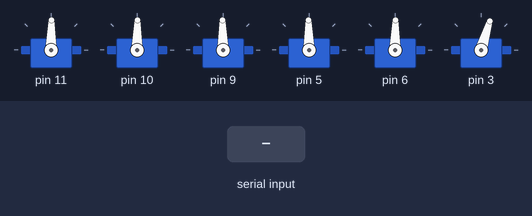
A sketch run on a simulated Arduino Uno, built with avr-gcc and run on an emulated ATmega328P. Parts: 6 × servo. The test bench sets the inputs (shaded band).

Above: at 9.0 s.
9.1 s: "q" received over Serial
At 11.5 s:
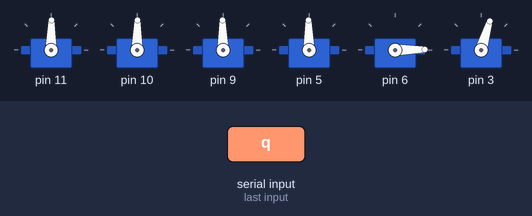
12.1 s: "e" received over Serial
At 16.9 s:
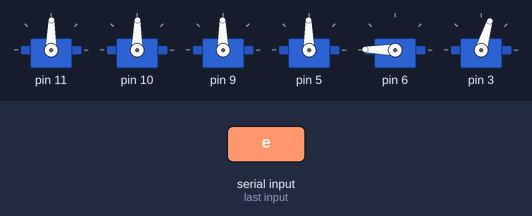
17.2 s: "q" received over Serial
At 17.96 s:
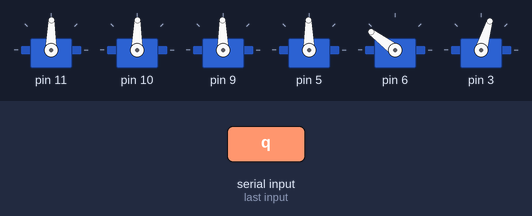
Timing chart, 0 to 22.3 s (numbered marks = the images above; inputs shaded):
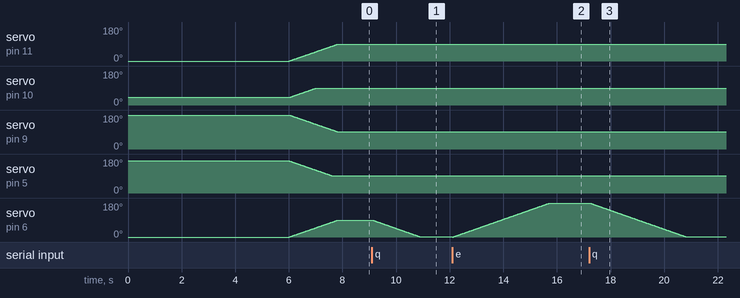

The sketch:

SerialInputResearch.ino
```cpp
 /*
  testBraccio90.ino

 testBraccio90 is a setup sketch to check the alignment of all the servo motors
 This is the first sketch you need to run on Braccio
 When you start this sketch Braccio will be positioned perpendicular to the base
 If you can't see the Braccio in this exact position you need to reallign the servo motors position

 Created on 18 Nov 2015
 by Andrea Martino

 This example is in the public domain.
 */

#include <Braccio.h>
#include <Servo.h>


Servo base;
Servo shoulder;
Servo elbow;
Servo wrist_rot;
Servo wrist_ver;
Servo gripper;
char instruction;
boolean newData = false;

void setup() {
  //Initialization functions and set up the initial position for Braccio
  //All the servo motors will be positioned in the "safety" position:
  //Base (M1):90 degrees
  //Shoulder (M2): 45 degrees
  //Elbow (M3): 180 degrees
  //Wrist vertical (M4): 180 degrees
  //Wrist rotation (M5): 90 degrees
  //gripper (M6): 10 degrees
  Braccio.begin();
  Serial.begin(9600);
  // Serial.println("Wall-e is ready for instructions...");
  Braccio.ServoMovement(20,         90, 90, 90, 90, 90, 90);
}

void loop() {

  receiveOneChar();

  switch(instruction) {
    case 'q':
      Braccio.ServoMovement(20,         90, 90, 90, 90, 0, 90);
      break;
    case 'e':
      Braccio.ServoMovement(20,         90, 90, 90, 90, 180, 90);
      break;
  }

}

void receiveOneChar() {
  if (Serial.available() > 0) {
    instruction = Serial.read();
  }
}
```
